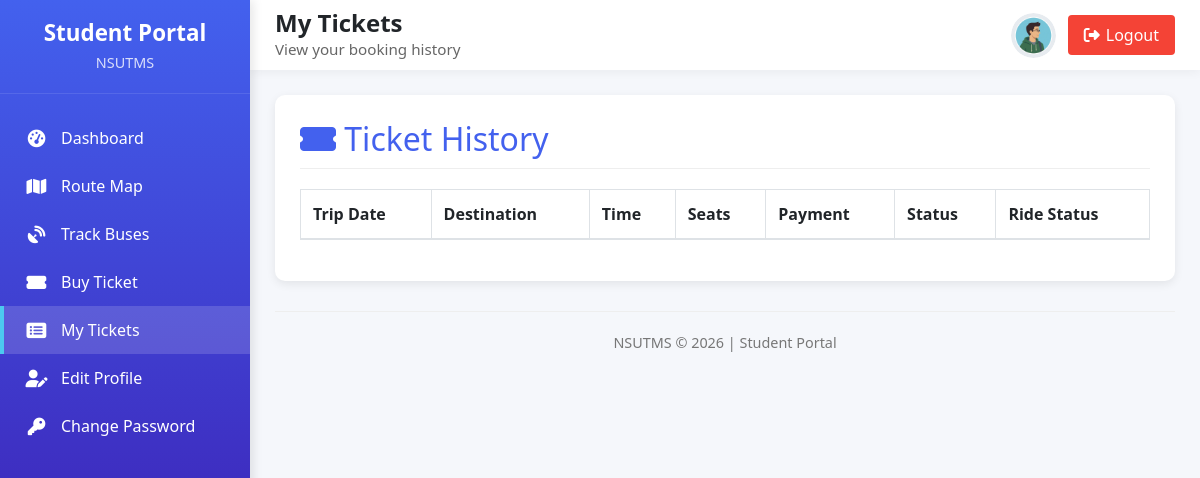
The page /student/my_tickets.php (signed in) on the database as committed earlier.
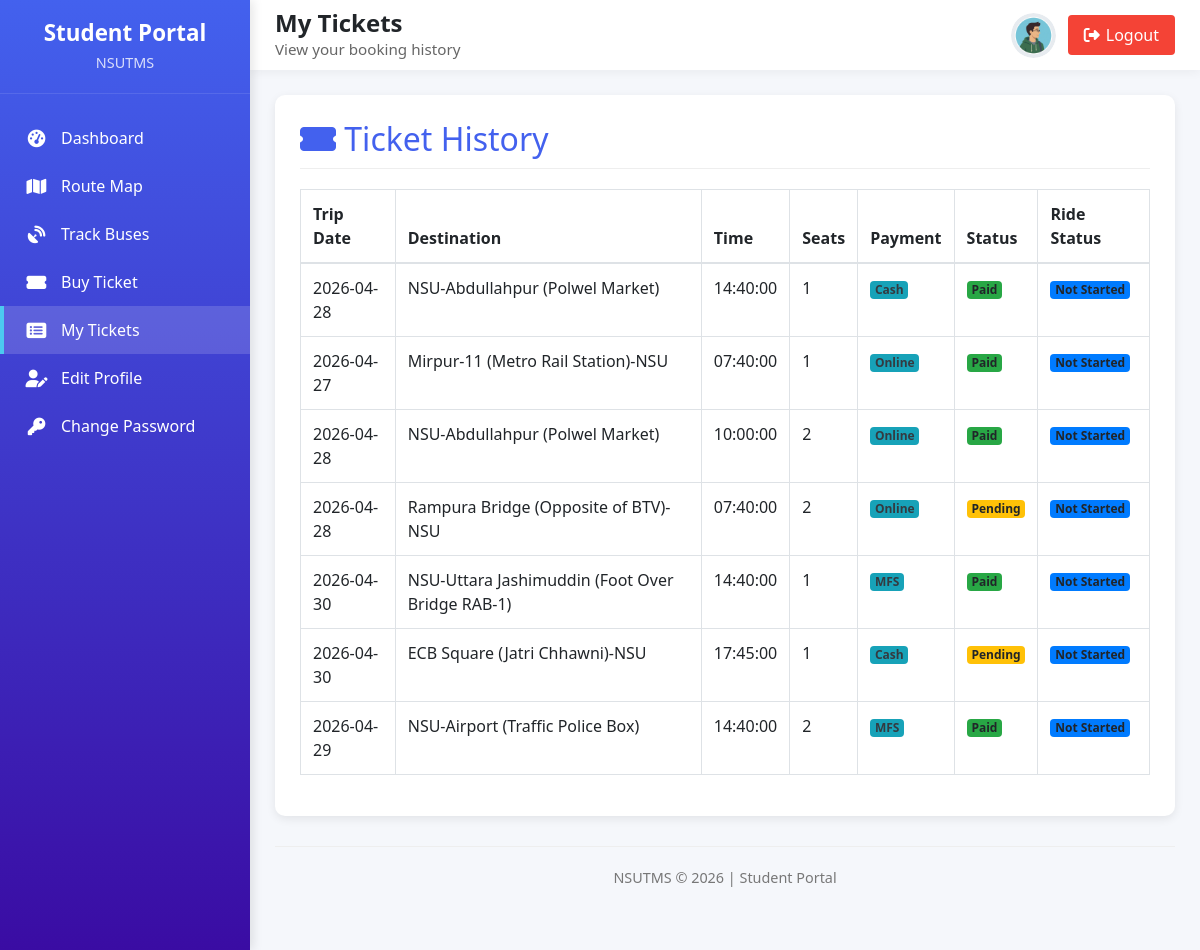
The same page on the database as committed later.
### tables this page shows
CREATE TABLE `tickets` (
  `id` int(11) NOT NULL,
  `student_id` int(11) NOT NULL,
  `destination_id` int(11) NOT NULL,
  `time_id` int(11) NOT NULL,
  `bus_id` int(11) NOT NULL,
  `seats` int(11) NOT NULL,
  `female_only` tinyint(1) DEFAULT 0,
  `payment_method` varchar(50) NOT NULL,
  `payment_status` enum('pending','paid') DEFAULT 'pending',
  `created_at` timestamp NOT NULL DEFAULT current_timestamp(),
  `trip_date` date NOT NULL
);

CREATE TABLE `destinations` (
  `id` int(11) NOT NULL,
  `name` varchar(100) NOT NULL,
  `distance` decimal(5,2) NOT NULL,
  `fare` decimal(10,2) NOT NULL,
  `created_at` timestamp NOT NULL DEFAULT current_timestamp(),
  `start_map_coords` varchar(50) NOT NULL,
  `start_destination` varchar(100) NOT NULL DEFAULT '',
  `end_destination` varchar(100) NOT NULL DEFAULT '',
  `end_map_coords` varchar(50) NOT NULL DEFAULT ''
);

CREATE TABLE `bus_times` (
  `id` int(11) NOT NULL,
  `destination_id` int(11) NOT NULL,
  `time` time NOT NULL
);

### student/my_tickets.php (the view, shortened to what this page needs)
<?php
include '../db.php';
$stmt = $conn->prepare("SELECT t.*, d.name as dest, bt.time as time, r.status as ride_status FROM tickets t JOIN destinations d ON t.destination_id = d.id JOIN bus_times bt ON t.time_id = bt.id LEFT JOIN rides r ON t.bus_id = r.bus_id AND t.destination_id = r.destination_id AND t.time_id = r.time_id AND t.trip_date = r.trip_date WHERE student_id = ?");
$stmt->bind_param("i", $_SESSION['user_id']);
$stmt->execute();
$tickets = $stmt->get_result()->fetch_all(MYSQLI_ASSOC);
?>
<!DOCTYPE html>
<html lang="en">
<head>
    <link rel="stylesheet" href="../assets/css/bootstrap.min.css">
    <link rel="stylesheet" href="https://cdnjs.cloudflare.com/ajax/libs/font-awesome/6.4.0/css/all.min.css">
    <link rel="stylesheet" href="../assets/css/custom.css">
    <link rel="stylesheet" href="https://cdn.datatables.net/1.13.7/css/dataTables.bootstrap5.min.css">
</head>
<body>
    <div class="admin-container">
        <div class="admin-sidebar">
            <div class="sidebar-header">
                <h3>Student Portal</h3>
                <p>NSUTMS</p>
            </div>
            <div class="sidebar-menu">
                <a href="dashboard.php" class="menu-item">
                    <i class="fas fa-tachometer-alt"></i>
                    <span>Dashboard</span>
                </a>
                <a href="map.php" class="menu-item">
                    <i class="fas fa-map"></i>
                    <span>Route Map</span>
                </a>
                <a href="track_buses.php" class="menu-item">
                    <i class="fas fa-satellite-dish"></i>
                    <span>Track Buses</span>
                </a>
                <a href="buy_ticket.php" class="menu-item">
                    <i class="fas fa-ticket-alt"></i>
                    <span>Buy Ticket</span>
                </a>
                <a href="my_tickets.php" class="menu-item active">
                    <i class="fas fa-list-alt"></i>
                    <span>My Tickets</span>
                </a>
                <a href="edit_profile.php" class="menu-item">
                    <i class="fas fa-user-edit"></i>
                    <span>Edit Profile</span>
                </a>
                <a href="change_password.php" class="menu-item">
                    <i class="fas fa-key"></i>
                    <span>Change Password</span>
                </a>
            </div>
        </div>
        <div class="admin-main">
            <div class="admin-header">
                <div class="header-left">
                    <h1>My Tickets</h1>
                    <div class="welcome-text">View your booking history</div>
                </div>
                <div class="user-info">
                    <div class="user-avatar" style="padding: 0; overflow: hidden; background: transparent;">
                        <?php
                        $avatar_url = '../assets/img/avatars/student_male.png';
                        echo '<img src="' . $avatar_url . '" alt="Avatar" style="width: 100%; height: 100%; object-fit: cover; border-radius: 50%;">';
                        ?>
                    </div>
                    <a href="../logout.php" class="logout-btn">
                        <i class="fas fa-sign-out-alt"></i> Logout
                    </a>
                </div>
            </div>
            <div class="dashboard-content">
                <div class="content-card">
                    <h2 class="section-header"><i class="fas fa-ticket-alt"></i> Ticket History</h2>
                    <div class="table-responsive">
                        <table id="ticketsTable" class="table table-hover table-bordered">
                            <thead>
                                <tr>
                                    <th>Trip Date</th>
                                    <th>Destination</th>
                                    <th>Time</th>
                                    <th>Seats</th>
                                    <th>Payment</th>
                                    <th>Status</th>
                                    <th>Ride Status</th>
                                </tr>
                            </thead>
                            <tbody>
                                <?php if (empty($tickets)): ?>
                                    <?php else: ?>
                                    <?php foreach ($tickets as $ticket): ?>
                                        <tr>
                                            <td><?php echo $ticket['trip_date']; ?></td>
                                            <td><?php echo $ticket['dest']; ?></td>
                                            <td><?php echo $ticket['time']; ?></td>
                                            <td><?php echo $ticket['seats']; ?></td>
                                            <td>
                                                <span class="badge bg-info text-dark">
                                                    <?php echo !empty($ticket['payment_method']) ? ucfirst(htmlspecialchars($ticket['payment_method'])) : 'None'; ?>
                                                </span>
                                            </td>
                                            <td>
                                                <?php
                                                    $pStatus = strtolower($ticket['payment_status']);
                                                    $pClass = ($pStatus == 'completed' || $pStatus == 'paid') ? 'bg-success' : 'bg-warning';
                                                ?>
                                                <span class="badge <?php echo $pClass; ?>"><?php echo ucfirst($ticket['payment_status']); ?></span>
                                            </td>
                                            <td>
                                                <?php
                                                    $rStatus = strtolower($ticket['ride_status'] ?? 'Not Started');
                                                    $rClass = 'bg-secondary';
                                                    if (strpos($rStatus, 'started') !== false) $rClass = 'bg-primary';
                                                ?>
                                                <span class="badge <?php echo $rClass; ?>"><?php echo $ticket['ride_status'] ?? 'Not Started'; ?></span>
                                            </td>
                                        </tr>
                                    <?php endforeach; ?>
                                <?php endif; ?>
                            </tbody>
                        </table>
                    </div>
                </div>
                <div class="footer">
                    <p>NSUTMS &copy; <?php echo date('Y'); ?> | Student Portal</p>
                </div>
            </div>
        </div>
    </div>
</body>
</html>

### assets/css/custom.css (style rules this page uses)
body { font-family: Arial, sans-serif; }

### student/my_tickets.php (style rules this page uses)
:root { --primary-color: #4361ee; --secondary-color: #3a0ca3; --accent-color: #4cc9f0; --light-color: #f8f9fa; --dark-color: #212529; --success-color: #4CAF50; --warning-color: #ff9800; --danger-color: #f44336; --sidebar-width: 250px; --header-height: 70px; }
body { font-family: 'Segoe UI', Tahoma, Geneva, Verdana, sans-serif; background-color: #f5f7fb; color: #333; margin: 0; padding: 0; }
.admin-container { display: flex; min-height: 100vh; }
.admin-sidebar { width: var(--sidebar-width); background: linear-gradient(180deg, var(--primary-color), var(--secondary-color)); color: white; padding: 0; box-shadow: 3px 0 10px rgba(0, 0, 0, 0.1); z-index: 100; position: fixed; height: 100%; }
.sidebar-header { padding: 20px; text-align: center; border-bottom: 1px solid rgba(255, 255, 255, 0.1); }
.sidebar-header h3 { font-weight: 600; margin: 0; font-size: 1.4rem; }
.sidebar-header p { opacity: 0.8; font-size: 0.9rem; margin: 5px 0 0; }
.sidebar-menu { padding: 20px 0; }
.menu-item { padding: 12px 20px; display: flex; align-items: center; color: white; text-decoration: none; transition: all 0.3s; border-left: 4px solid transparent; }
.menu-item.active { background-color: rgba(255, 255, 255, 0.15); border-left: 4px solid var(--accent-color); }
.menu-item i { margin-right: 12px; font-size: 1.1rem; width: 25px; text-align: center; }
.admin-main { flex: 1; margin-left: var(--sidebar-width); padding: 0; }
.admin-header { height: var(--header-height); background-color: white; box-shadow: 0 2px 10px rgba(0, 0, 0, 0.05); display: flex; justify-content: space-between; align-items: center; padding: 0 25px; position: sticky; top: 0; z-index: 99; }
.header-left h1 { font-size: 1.5rem; color: var(--dark-color); margin: 0; font-weight: 600; }
.welcome-text { font-size: 0.95rem; color: #666; }
.user-info { display: flex; align-items: center; }
.user-avatar { width: 45px; height: 45px; border-radius: 50%; background: linear-gradient(45deg, var(--primary-color), var(--accent-color)); color: white; display: flex; align-items: center; justify-content: center; font-weight: 600; margin-right: 12px; font-size: 1.2rem; }
.logout-btn { background-color: var(--danger-color); color: white; border: none; padding: 8px 16px; border-radius: 4px; font-weight: 500; transition: all 0.3s; text-decoration: none; display: inline-flex; align-items: center; }
.logout-btn i { margin-right: 6px; }
.dashboard-content { padding: 25px; }
.content-card { background-color: white; border-radius: 10px; padding: 25px; box-shadow: 0 3px 10px rgba(0, 0, 0, 0.08); margin-bottom: 30px; }
.section-header { margin-bottom: 20px; padding-bottom: 10px; border-bottom: 1px solid #eee; color: var(--primary-color); }
.footer { text-align: center; padding: 20px; color: #777; font-size: 0.9rem; border-top: 1px solid #eee; margin-top: 30px; }

Rows that differ between the two databases and show on the page:
added tickets: trip_date "2026-04-28", destination.name "NSU-Abdullahpur (Polwel Market)", time.time "14:40:00", seats "1", payment_method "Cash", payment_status "Paid", ride_status "Not Started"
added tickets: trip_date "2026-04-27", destination.name "Mirpur-11 (Metro Rail Station)-NSU", time.time "07:40:00", seats "1", payment_method "Online", payment_status "Paid", ride_status "Not Started"
added tickets: trip_date "2026-04-28", destination.name "NSU-Abdullahpur (Polwel Market)", time.time "10:00:00", seats "2", payment_method "Online", payment_status "Paid", ride_status "Not Started"
added tickets: trip_date "2026-04-28", destination.name "Rampura Bridge (Opposite of BTV)-NSU", time.time "07:40:00", seats "2", payment_method "Online", payment_status "Pending", ride_status "Not Started"
added tickets: trip_date "2026-04-30", destination.name "NSU-Uttara Jashimuddin (Foot Over Bridge RAB-1)", time.time "14:40:00", seats "1", payment_method "MFS", payment_status "Paid", ride_status "Not Started"
added tickets: trip_date "2026-04-30", destination.name "ECB Square (Jatri Chhawni)-NSU", time.time "17:45:00", seats "1", payment_method "Cash", payment_status "Pending", ride_status "Not Started"
added tickets: trip_date "2026-04-29", destination.name "NSU-Airport (Traffic Police Box)", time.time "14:40:00", seats "2", payment_method "MFS", payment_status "Paid", ride_status "Not Started"
